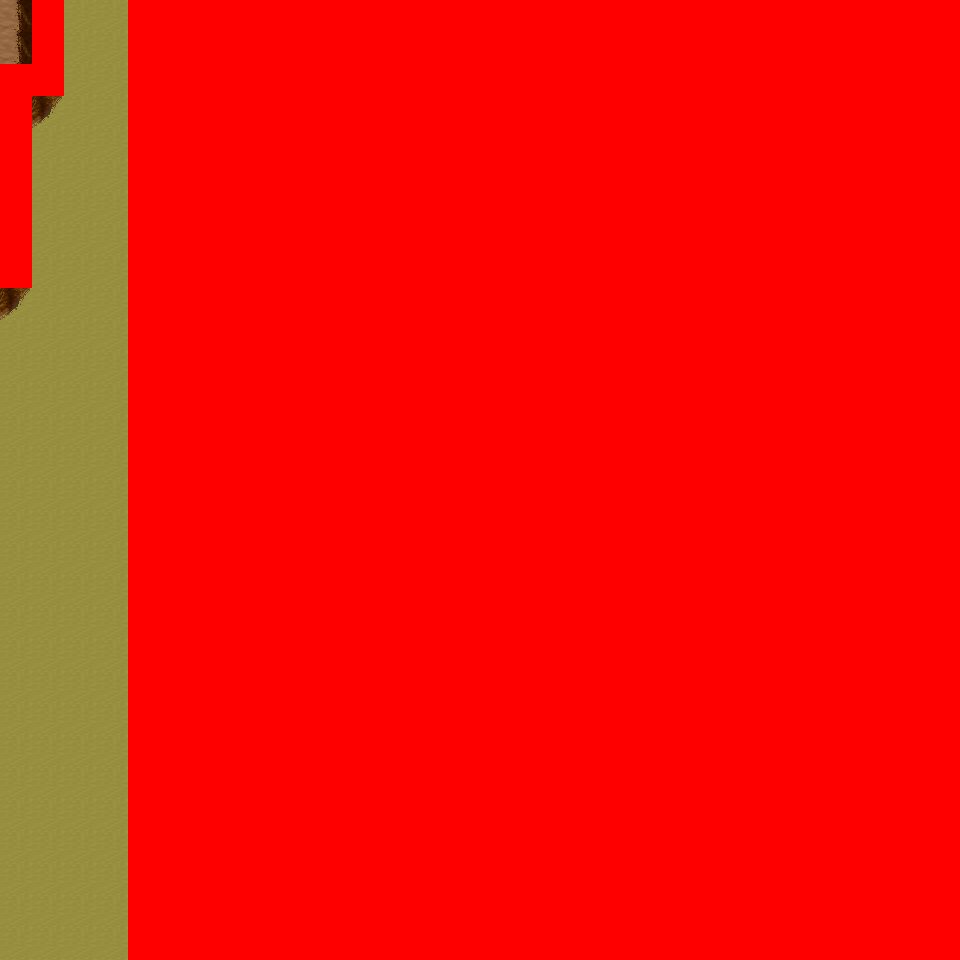

This is a level from a 2D game, rendered from its Tiled map with the project's own tilesets. A one-line summary and the map file follow, with tile-layer data summarised:
An orthogonal 30x30 tile map with 32x32 px tiles, 6 tile layers (Ground, Object, Object2, Above, ...), 10 tilesets and 5 objects (5x mapchange).

<map version="1.0" orientation="orthogonal" renderorder="right-down" width="30" height="30" tilewidth="32" tileheight="32" nextobjectid="6">
  <tileset firstgid="1" name="tileset_logic_collision" tilewidth="32" tileheight="32" tilecount="1" columns="1">
    <image source="../drawable/tileset_logic_collision.png" width="32" height="32" />
  </tileset>
  <tileset firstgid="2" name="tileset_ground_ground" tilewidth="32" tileheight="32" tilecount="33" columns="3">
    <image source="../drawable/tileset_ground_ground.png" width="96" height="352" />
  </tileset>
  <tileset firstgid="35" name="tileset_ground_ridge_earth_pale" tilewidth="32" tileheight="32" tilecount="96" columns="12">
    <image source="../drawable/tileset_ground_ridge_earth_pale.png" width="384" height="256" />
  </tileset>
  <tileset firstgid="131" name="tileset_ground_ridge_earth_dark" tilewidth="32" tileheight="32" tilecount="96" columns="12">
    <image source="../drawable/tileset_ground_ridge_earth_dark.png" width="384" height="256" />
  </tileset>
  <tileset firstgid="227" name="tileset_terrain_desert" tilewidth="32" tileheight="32" tilecount="88" columns="8">
    <image source="../drawable/tileset_terrain_desert.png" width="256" height="352" />
  </tileset>
  <tileset firstgid="315" name="tileset_ground_ladder_horizontal_dark" tilewidth="32" tileheight="32" tilecount="3" columns="1">
    <image source="../drawable/tileset_ground_ladder_horizontal_dark.png" width="32" height="96" />
  </tileset>
  <tileset firstgid="318" name="tileset_plant_bush_various_small" tilewidth="32" tileheight="32" tilecount="9" columns="3">
    <image source="../drawable/tileset_plant_bush_various_small.png" width="96" height="96" />
  </tileset>
  <tileset firstgid="327" name="tileset_plant_cactus_2" tilewidth="32" tileheight="32" tilecount="10" columns="5">
    <image source="../drawable/tileset_plant_cactus_2.png" width="160" height="64" />
  </tileset>
  <tileset firstgid="337" name="tileset_plant_tree_evergreen" tilewidth="32" tileheight="32" tilecount="36" columns="3">
    <image source="../drawable/tileset_plant_tree_evergreen.png" width="96" height="384" />
  </tileset>
  <tileset firstgid="373" name="tileset_ground_sand_2" tilewidth="32" tileheight="32" tilecount="15" columns="5">
    <image source="../drawable/tileset_ground_sand_2.png" width="160" height="96" />
  </tileset>
  <layer name="Ground" width="30" height="30">
    <data>[900 cells, 900 non-empty, 14 distinct tile ids]</data>
  </layer>
  <layer name="Object" width="30" height="30">
    <data>[900 cells, 18 non-empty, 9 distinct tile ids]</data>
  </layer>
  <layer name="Object2" width="30" height="30">
    <data>[900 cells, 0 non-empty, 0 distinct tile ids]</data>
  </layer>
  <layer name="Above" width="30" height="30">
    <data>[900 cells, 2 non-empty, 2 distinct tile ids]</data>
  </layer>
  <layer name="Above2" width="30" height="30">
    <data>[900 cells, 0 non-empty, 0 distinct tile ids]</data>
  </layer>
  <layer name="Walkable" width="30" height="30">
    <data>[900 cells, 790 non-empty, 1 distinct tile ids]</data>
  </layer>
  <objectgroup name="MapEvents">
    <object id="1" name="north" type="mapchange" x="0" y="0" width="32" height="32">
      <properties>
        <property name="map" value="0_ados_mountain_n2_w2_x1_y0" />
        <property name="place" value="south" />
      </properties>
    </object>
    <object id="2" name="north2" type="mapchange" x="64" y="0" width="64" height="32">
      <properties>
        <property name="map" value="0_ados_mountain_n2_w2_x1_y0" />
        <property name="place" value="south2" />
      </properties>
    </object>
    <object id="3" name="south" type="mapchange" x="0" y="928" width="128" height="32">
      <properties>
        <property name="map" value="0_ados_mountain_n2_w2_x1_y2" />
        <property name="place" value="north" />
      </properties>
    </object>
    <object id="4" name="west" type="mapchange" x="0" y="0" width="32" height="64">
      <properties>
        <property name="map" value="0_ados_mountain_n2_w2_x0_y1" />
        <property name="place" value="east" />
      </properties>
    </object>
    <object id="5" name="west2" type="mapchange" x="0" y="288" width="32" height="672">
      <properties>
        <property name="map" value="0_ados_mountain_n2_w2_x0_y1" />
        <property name="place" value="east2" />
      </properties>
    </object>
  </objectgroup>
</map>
